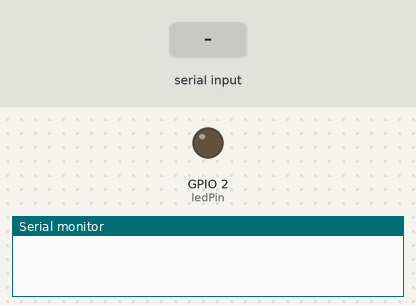
The sketch below on a simulated ESP32. Shown: output pins drawn as LEDs (lit = HIGH), the last lines printed to the serial monitor. The inputs (shaded band) are chosen by the test bench. Nothing arrives over Bluetooth unless stated.

Above: at 1.2 s.
1.3 s: "1" received over the second serial link
At 2.9 s:
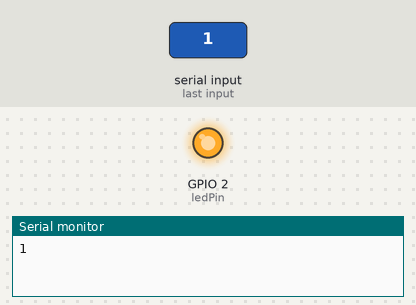
3.8 s: "0" received over the second serial link
At 6.0 s:
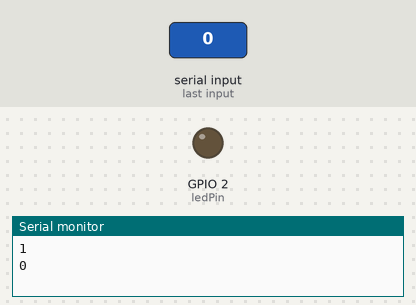
Timing chart, 0 to 7.5 s (numbered marks = the images above; inputs shaded):
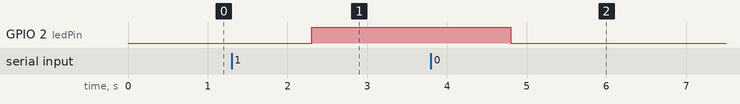

Measured:
- after the input at 1.3 s, GPIO 2 (ledPin): LOW → HIGH after 1.0 s
- after the input at 3.8 s, GPIO 2 (ledPin): HIGH → LOW after 1.0 s

The sketch:

LedBluetooth.ino
```cpp
#include <BluetoothSerial.h>
#include <Wire.h>

const int ledPin = 2;
BluetoothSerial SerialBT;

void setup() {
  Serial.begin(115200);
  SerialBT.begin("ESP32_curso");
  pinMode (ledPin, OUTPUT);
}

void loop() {
  String dado;
  while (SerialBT.available() > 0){
    dado = SerialBT.readString();
    Serial.println(dado);
    if (dado == "1") {
      digitalWrite (ledPin, HIGH);
    }else if (dado == "0") {
      digitalWrite (ledPin, LOW);
    }
  }
}
```
